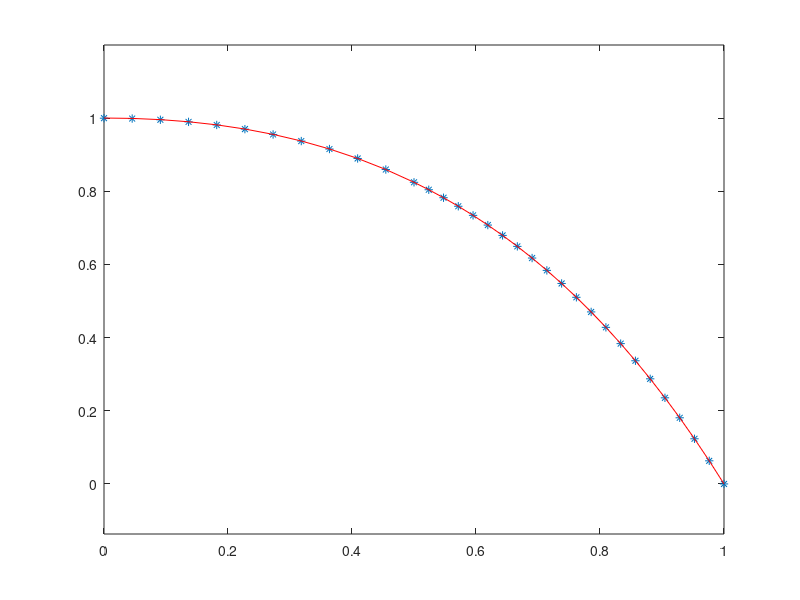

This figure's MATLAB source:
% Resolucion del problema a(x)*u''+c(x)*u(x) = f(x) (en x \in (extremoIzd, extremodrch))
% u'(0) = alpha
% u(1) = beta
%
% uExacta: solucion exacta al problema
% N1: numero de puntos interiores en la discretizacion en (0,1/2)
% N2: numero de puntos interiores en la discretizacion en (1/2,1)
% 
%


%%%%%%%%%%%%%%%%
%%%% Datos: %%%%
%%%%%%%%%%%%%%%%
	extremoIzd = 0;
	extremoDrch = 1;
	puntoMedio = 1/2;
	
	alpha = 0;
	beta = 0;
	N1 = 10;
	N2 = 20;

	uExacta = @(x) (1-x).*exp(x);
	f = @(x) (1+2*x-x.*x).*exp(x);
	a = @(x) 1+0*x;
	c = @(x) x;



	
%%%%%%%%%%%%%%%%%%%
%%%% Programa: %%%%
%%%%%%%%%%%%%%%%%%%
	%Discretizacion
	N = N1+N2+1;
	h1 = (puntoMedio - extremoIzd)/(N1+1);
	h2 = (extremoDrch - puntoMedio)/(N2+1);
	
	x1 = extremoIzd:h1:puntoMedio;
	x2 = puntoMedio:h2:extremoDrch;
	
	x = [x1(1:end-1),x2]';
	xi = x(2:end-1);
	h = x(2:end)-x(1:end-1);
	h = [h(1);h]; %vector de pasos extendido para hacer la matriz
		       %correctamente, defino h0 = h1

	%Calculo de matrices
	A =  sparse(1:N+1,1:N+1,2*a(x(1:end-1))./(h(1:end-1).*h(2:end))+c(x(1:end-1)),N+1,N+1);
	A += sparse(1:N,2:N+1,-2*a(x(2:end-1))./(h(2:end-1).*(h(2:end-1)+h(3:end))),N+1,N+1)';	
	A += sparse(1:N,2:N+1,-2*a(x(1:end-2))./(h(2:end-1).*(h(2:end-1)+h(1:end-2))),N+1,N+1);
	A(1,1) = A(1,1)/2;
	
	F = f(xi);
	F = [f(extremoIzd)/2-alpha/h(1);F];
	
	uAproximada = A\F;

%%%%%%%%%%%%%%%%%%
%%%% Dibujos: %%%%
%%%%%%%%%%%%%%%%%%

	% Limpiar dibujos previos
	close 

	%Dibujar

	%Dibujar
	plot(x,[uAproximada;beta],'*');
	axis([extremoIzd, extremoDrch, min(uAproximada)-0.2, max(uAproximada)+0.2])	
	hold on

	plot(x,uExacta(x),'r');

	hold off;

